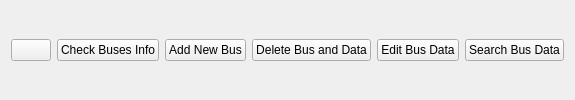
            <widget class="QWidget" name="ManageBusButtonsWidget" native="true">
             <layout class="QHBoxLayout" name="horizontalLayout_2">
              <item>
               <widget class="QPushButton" name="pushButton_53">
                <property name="maximumSize">
                 <size>
                  <width>50</width>
                  <height>16777215</height>
                 </size>
                </property>
                <property name="text">
                 <string/>
                </property>
                <property name="icon">
                 <iconset>
                  <normaloff>:/Icons/Icons/menu.svg</normaloff>:/Icons/Icons/menu.svg</iconset>
                </property>
               </widget>
              </item>
              <item>
               <widget class="QPushButton" name="pushButton_7">
                <property name="text">
                 <string>Check Buses Info</string>
                </property>
               </widget>
              </item>
              <item>
               <widget class="QPushButton" name="pushButton_5">
                <property name="text">
                 <string>Add New Bus</string>
                </property>
               </widget>
              </item>
              <item>
               <widget class="QPushButton" name="pushButton_6">
                <property name="text">
                 <string>Delete Bus and Data</string>
                </property>
               </widget>
              </item>
              <item>
               <widget class="QPushButton" name="pushButton_8">
                <property name="text">
                 <string>Edit Bus Data</string>
                </property>
               </widget>
              </item>
              <item>
               <widget class="QPushButton" name="pushButton_9">
                <property name="text">
                 <string>Search Bus Data</string>
                </property>
               </widget>
              </item>
             </layout>
            </widget>
